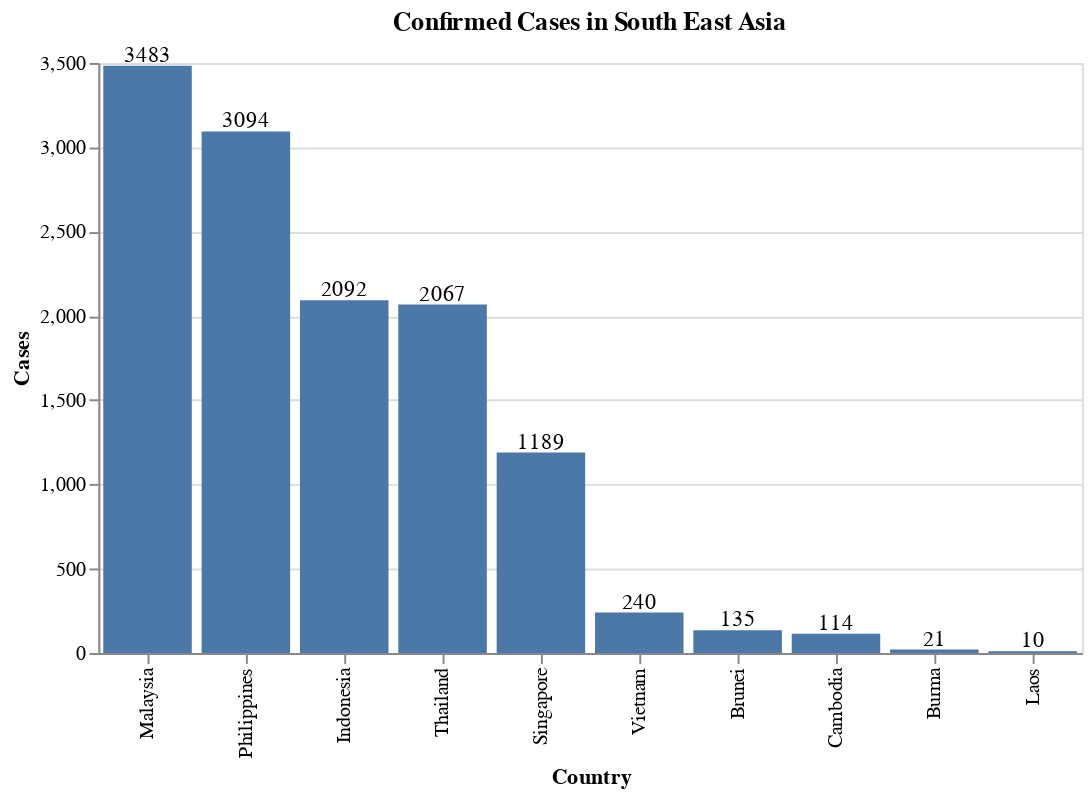

Source (notebook cell):
### Markdown cell above
# South East Asia

### Code cell
sea_countries = ['Malaysia', 'Indonesia', 'Singapore', 'Thailand', 'Vietnam', 'Cambodia', 'Brunei', 'Burma', 'Philippines', 'Laos']
df_rate = lambda df: df[df['Date'] == date_latest].set_index('Country')['Cases']

df_confirmed_sea = df_confirmed[df_confirmed['Country'].isin(sea_countries)]
chart_countries_cases(df_confirmed_sea, 0).properties(title = 'Confirmed Cases in South East Asia')

### Figure 1 — Vega-Lite specification as saved in the notebook (floating-point values rounded to 4 significant figures)
{"config": {"view": {"continuousWidth": 400, "continuousHeight": 300}}, "layer": [{"mark": "bar", "encoding": {"x": {"type": "ordinal", "field": "Country", "sort": "-y"}, "y": {"type": "quantitative", "field": "Cases"}}}, {"mark": {"type": "text", "align": "center", "baseline": "bottom"}, "encoding": {"text": {"type": "quantitative", "field": "Cases"}, "x": {"type": "ordinal", "field": "Country", "sort": "-y"}, "y": {"type": "quantitative", "field": "Cases"}}}], "data": {"name": "data-711b880d2c9f059a5fdef12fc490f151"}, "title": "Confirmed Cases in South East Asia", "width": 500, "$schema": "https://vega.github.io/schema/vega-lite/v4.0.2.json", "datasets": {"data-711b880d2c9f059a5fdef12fc490f151": [{"Country": "Brunei", "Date": "2020-04-04T00:00:00", "Cases": 135}, {"Country": "Burma", "Date": "2020-04-04T00:00:00", "Cases": 21}, {"Country": "Cambodia", "Date": "2020-04-04T00:00:00", "Cases": 114}, {"Country": "Indonesia", "Date": "2020-04-04T00:00:00", "Cases": 2092}, {"Country": "Laos", "Date": "2020-04-04T00:00:00", "Cases": 10}, {"Country": "Malaysia", "Date": "2020-04-04T00:00:00", "Cases": 3483}, {"Country": "Philippines", "Date": "2020-04-04T00:00:00", "Cases": 3094}, {"Country": "Singapore", "Date": "2020-04-04T00:00:00", "Cases": 1189}, {"Country": "Thailand", "Date": "2020-04-04T00:00:00", "Cases": 2067}, {"Country": "Vietnam", "Date": "2020-04-04T00:00:00", "Cases": 240}]}}
